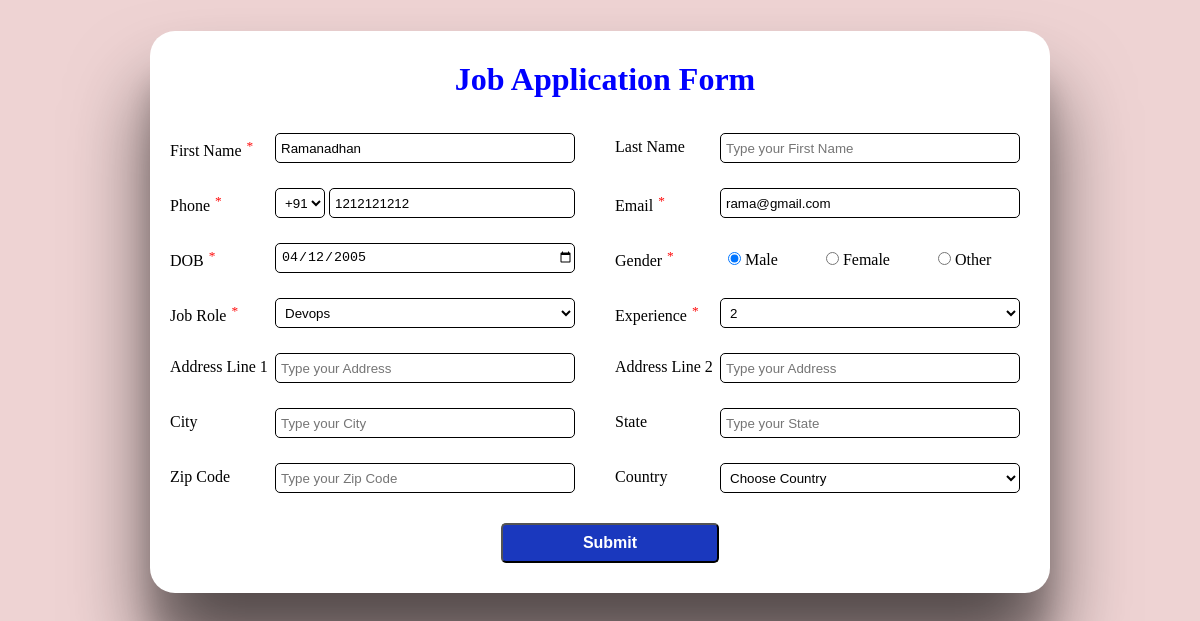
Page /userupdateview/84/ on the earlier database version.
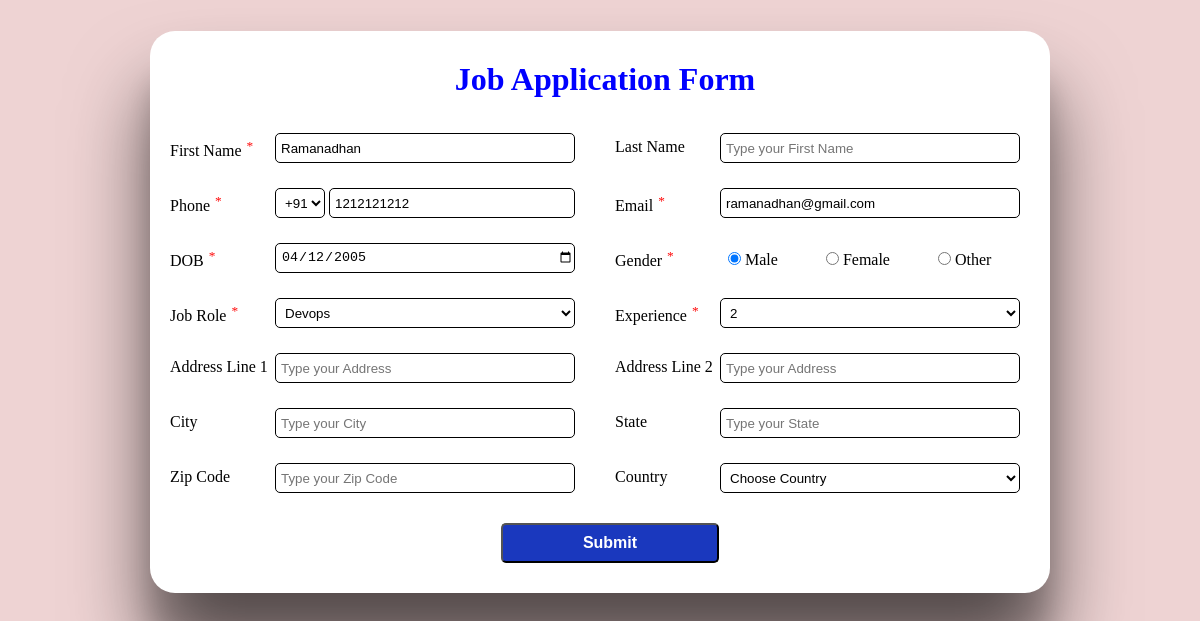
Same page on the later database version.
### min/models.py (models this page shows, shortened)
class Jobseeker(models.Model):
    def validate_first_name(first_name):
        if (
            (first_name == None)
            or (first_name == "")
            or (len(first_name) < 3)
            or (len(first_name) > 25)
        ):
            raise ValidationError(f"{first_name} is invalid")
    def validate_phone(phone):
        regexmob = r"^\d{10}$"
        matchvalue = re.match(regexmob, phone)
        if phone == "" or matchvalue == None:
            raise ValidationError(f"{phone} is invalid")
    def validate_date(dob):
        today = date.today()
        if (today - dob).total_seconds() / 31536000 < 18:
            raise ValidationError(f"{dob} is invalid")
    first_name = models.CharField(
        max_length=25, null=False, validators=[validate_first_name]
    )
    last_name = models.CharField(max_length=25, null=True, blank=True)
    country_code = [("+91", "+91"), ("+1", "+1")]
    code = models.CharField(
        max_length=3, null=False, choices=country_code, default="+91"
    )
    phone = models.CharField(max_length=10, null=False, validators=[validate_phone])
    email = models.EmailField(null=False, unique=True)
    dob = models.DateField(null=False, validators=[validate_date])
    genderchoice = [("Male", "Male"), ("Female", "Female"), ("Other", "Other")]
    gender = models.CharField(
        null=False, max_length=6, choices=genderchoice, default=None
    )
    jobchoice = [
        ("", "Choose Job Role"),
        ("Developer", "Developer"),
        ("Testing", "Testing"),
        ("Devops", "Devops"),
        ("Operations", "Operations"),
        ("Accounting", "Accounting"),
    ]
    job_role = models.CharField(null=False, max_length=10, choices=jobchoice)
    experiencelevel = [
        ("", "Choose Experience (In years)"),
        ("0", "0"),
        ("1", "1"),
        ("2", "2"),
        ("3", "3"),
        ("4", "4"),
        ("5+", "5+"),
    ]
    experience = models.CharField(max_length=2, null=False, choices=experiencelevel)
    address_line_one = models.CharField(null=True, max_length=35, blank=True)
    address_line_two = models.CharField(null=True, max_length=35, blank=True)
    city = models.CharField(null=True, max_length=20, blank=True)
    state = models.CharField(null=True, max_length=20, blank=True)
    zip_code = models.CharField(max_length=6, null=True, blank=True)
    countrychoices = [("", "Choose Country"), ("India", "India"), ("US", "US")]
    country = models.CharField(
        null=True, max_length=5, choices=countrychoices, blank=True
    )

### min/views.py (the view, shortened to what this page needs)
# urls.py: path("userupdateview/<int:pk>/", views.UserUpdateView.as_view(), name="update"),
class UserUpdateView(UpdateView):
    model = Jobseeker
    template_name = "django_update_page.html"
    form_class = JobForm
    success_url = reverse_lazy("user_data")

### min/templates/django_update_page.html (shortened to what this page needs)
{% extends "base.html" %}
{% block body %}
<form method="POST" action="" class="Form" id="Form" novalidate>
    <div class="formRow">
        <div class="userInputs">
            <div class="inputLabel">
                {{form.first_name.label}}
                <sup>*</sup>
            </div>
            <div class="input-field">
                {{form.first_name}}
            </div>
        </div>
        <div class="userInputs">
            <div class="inputLabel">
                {{form.last_name.label}}
            </div>
            <div class="input-field">
                {{form.last_name}}
            </div>
        </div>
    </div>
    <div class="formRow">
        <div class="userInputs">
            <div class="inputLabel">
                {{form.phone.label}}
                <sup>*</sup>
            </div>
            <div class="input-field">
                {{form.code}}
                {{form.phone}}
            </div>
        </div>
        <div class="userInputs">
            <div class="inputLabel">
                {{form.email.label}}
                <sup>*</sup>
            </div>
            <div class="input-field">
                {{form.email}}
            </div>
        </div>
    </div>
    <div class="formRow">
        <div class="userInputs">
            <div class="inputLabel">
                {{form.dob.label}}
                <sup>*</sup>
            </div>
            <div class="input-field">
                {{form.dob}}
            </div>
        </div>
        <div class="userInputs">
            <div class="inputLabel">
                {{form.gender.label}}
                <sup>*</sup>
            </div>
            <div class="input-field" id="gender-options">
                {{form.gender}}
            </div>
        </div>
    </div>
    <div class="formRow">
        <div class="userInputs">
            <div class="inputLabel">
                {{form.job_role.label}}
                <sup>*</sup>
            </div>
            <div class="input-field">
                {{form.job_role}}
            </div>
        </div>
        <div class="userInputs">
            <div class="inputLabel">
                {{form.experience.label}}
                <sup>*</sup>
            </div>
            <div class="input-field">
                {{form.experience}}
            </div>
        </div>
    </div>
    <div class="formRow">
        <div class="userInputs">
            <div class="inputLabel">
                {{form.address_line_one.label}}
            </div>
            <div class="input-field">
                {{form.address_line_one}}
            </div>
        </div>
        <div class="userInputs">
            <div class="inputLabel">
                {{form.address_line_two.label}}
            </div>
            <div class="input-field">
                {{form.address_line_two}}
            </div>
        </div>
    </div>
    <div class="formRow">
        <div class="userInputs">
            <div class="inputLabel">
                {{form.city.label}}
            </div>
            <div class="input-field">
                {{form.city}}
            </div>
        </div>
        <div class="userInputs">
            <div class="inputLabel">
                {{form.state.label}}
            </div>
            <div class="input-field">
                {{form.state}}
            </div>
        </div>
    </div>
    <div class="formRow">
        <div class="userInputs">
            <div class="inputLabel">
                {{form.zip_code.label}}
            </div>
            <div class="input-field">
                {{form.zip_code}}
            </div>
        </div>
        <div class="userInputs">
            <div class="inputLabel">
                {{form.country.label}}
            </div>
            <div class="input-field">
                {{form.country}}
            </div>
        </div>
    </div>
    <div class="formRow" id="buttonClass">
        <input type="submit" value="Submit" id="b2"  name="submit">
    </div>
</form>
{% endblock body %}

Differences in the rows shown:
changed Jobseeker "Ramanadhan": email "rama@gmail.com" → "ramanadhan@gmail.com"
